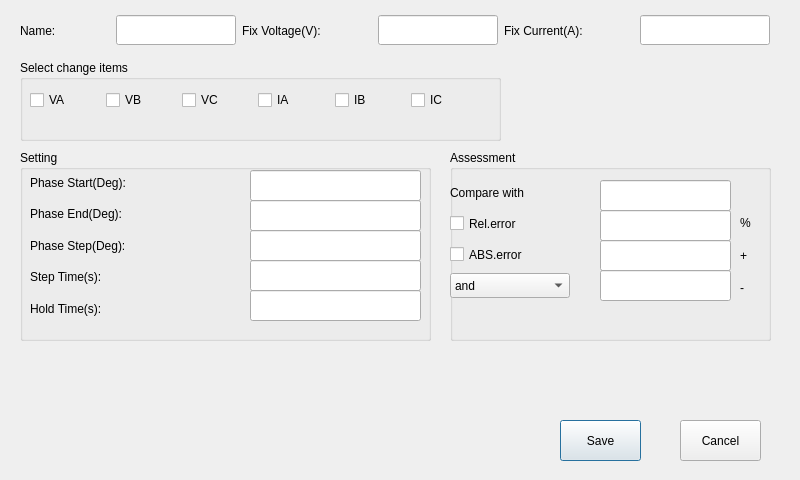
<?xml version="1.0" encoding="UTF-8"?>
<ui version="4.0">
 <class>PhasePickup</class>
 <widget class="QDialog" name="PhasePickup">
  <property name="geometry">
   <rect>
    <x>0</x>
    <y>0</y>
    <width>800</width>
    <height>480</height>
   </rect>
  </property>
  <property name="sizePolicy">
   <sizepolicy hsizetype="Fixed" vsizetype="Fixed">
    <horstretch>0</horstretch>
    <verstretch>0</verstretch>
   </sizepolicy>
  </property>
  <property name="windowTitle">
   <string>Dialog</string>
  </property>
  <widget class="QGroupBox" name="groupBox_2">
   <property name="geometry">
    <rect>
     <x>20</x>
     <y>150</y>
     <width>411</width>
     <height>191</height>
    </rect>
   </property>
   <property name="title">
    <string>Setting</string>
   </property>
   <widget class="QWidget" name="verticalLayoutWidget">
    <property name="geometry">
     <rect>
      <x>10</x>
      <y>20</y>
      <width>221</width>
      <height>151</height>
     </rect>
    </property>
    <layout class="QVBoxLayout" name="verticalLayout">
     <item>
      <widget class="QLabel" name="label_2">
       <property name="text">
        <string>Phase Start(Deg):</string>
       </property>
      </widget>
     </item>
     <item>
      <widget class="QLabel" name="label_3">
       <property name="text">
        <string>Phase End(Deg):</string>
       </property>
      </widget>
     </item>
     <item>
      <widget class="QLabel" name="label_5">
       <property name="text">
        <string>Phase Step(Deg):</string>
       </property>
      </widget>
     </item>
     <item>
      <widget class="QLabel" name="label_4">
       <property name="text">
        <string>Step Time(s):</string>
       </property>
      </widget>
     </item>
     <item>
      <widget class="QLabel" name="label_11">
       <property name="text">
        <string>Hold Time(s):</string>
       </property>
      </widget>
     </item>
    </layout>
   </widget>
   <widget class="QLineEdit" name="lineEdit_5">
    <property name="geometry">
     <rect>
      <x>230</x>
      <y>50</y>
      <width>171</width>
      <height>31</height>
     </rect>
    </property>
   </widget>
   <widget class="QLineEdit" name="lineEdit_4">
    <property name="geometry">
     <rect>
      <x>230</x>
      <y>20</y>
      <width>171</width>
      <height>31</height>
     </rect>
    </property>
   </widget>
   <widget class="QLineEdit" name="lineEdit_6">
    <property name="geometry">
     <rect>
      <x>230</x>
      <y>80</y>
      <width>171</width>
      <height>31</height>
     </rect>
    </property>
   </widget>
   <widget class="QLineEdit" name="lineEdit_7">
    <property name="geometry">
     <rect>
      <x>230</x>
      <y>110</y>
      <width>171</width>
      <height>31</height>
     </rect>
    </property>
   </widget>
   <widget class="QLineEdit" name="lineEdit_8">
    <property name="geometry">
     <rect>
      <x>230</x>
      <y>140</y>
      <width>171</width>
      <height>31</height>
     </rect>
    </property>
   </widget>
  </widget>
  <widget class="QGroupBox" name="groupBox_3">
   <property name="geometry">
    <rect>
     <x>450</x>
     <y>150</y>
     <width>321</width>
     <height>191</height>
    </rect>
   </property>
   <property name="title">
    <string>Assessment</string>
   </property>
   <widget class="QLineEdit" name="lineEdit_11">
    <property name="geometry">
     <rect>
      <x>150</x>
      <y>90</y>
      <width>131</width>
      <height>31</height>
     </rect>
    </property>
   </widget>
   <widget class="QWidget" name="verticalLayoutWidget_2">
    <property name="geometry">
     <rect>
      <x>290</x>
      <y>60</y>
      <width>31</width>
      <height>91</height>
     </rect>
    </property>
    <layout class="QVBoxLayout" name="verticalLayout_2">
     <item>
      <widget class="QLabel" name="label_7">
       <property name="text">
        <string>%</string>
       </property>
      </widget>
     </item>
     <item>
      <widget class="QLabel" name="label_14">
       <property name="text">
        <string>+</string>
       </property>
      </widget>
     </item>
     <item>
      <widget class="QLabel" name="label_15">
       <property name="text">
        <string>-</string>
       </property>
      </widget>
     </item>
    </layout>
   </widget>
   <widget class="QLineEdit" name="lineEdit_9">
    <property name="geometry">
     <rect>
      <x>150</x>
      <y>30</y>
      <width>131</width>
      <height>31</height>
     </rect>
    </property>
   </widget>
   <widget class="QLineEdit" name="lineEdit_10">
    <property name="geometry">
     <rect>
      <x>150</x>
      <y>60</y>
      <width>131</width>
      <height>31</height>
     </rect>
    </property>
   </widget>
   <widget class="QLineEdit" name="lineEdit_12">
    <property name="geometry">
     <rect>
      <x>150</x>
      <y>120</y>
      <width>131</width>
      <height>31</height>
     </rect>
    </property>
   </widget>
   <widget class="QWidget" name="verticalLayoutWidget_3">
    <property name="geometry">
     <rect>
      <x>0</x>
      <y>30</y>
      <width>131</width>
      <height>120</height>
     </rect>
    </property>
    <layout class="QVBoxLayout" name="verticalLayout_3">
     <item>
      <widget class="QLabel" name="label_6">
       <property name="sizePolicy">
        <sizepolicy hsizetype="Fixed" vsizetype="Fixed">
         <horstretch>0</horstretch>
         <verstretch>0</verstretch>
        </sizepolicy>
       </property>
       <property name="minimumSize">
        <size>
         <width>120</width>
         <height>25</height>
        </size>
       </property>
       <property name="text">
        <string>Compare with</string>
       </property>
      </widget>
     </item>
     <item>
      <widget class="QCheckBox" name="checkBox_7">
       <property name="sizePolicy">
        <sizepolicy hsizetype="Fixed" vsizetype="Fixed">
         <horstretch>0</horstretch>
         <verstretch>0</verstretch>
        </sizepolicy>
       </property>
       <property name="minimumSize">
        <size>
         <width>120</width>
         <height>25</height>
        </size>
       </property>
       <property name="text">
        <string>Rel.error</string>
       </property>
      </widget>
     </item>
     <item>
      <widget class="QCheckBox" name="checkBox_8">
       <property name="sizePolicy">
        <sizepolicy hsizetype="Fixed" vsizetype="Fixed">
         <horstretch>0</horstretch>
         <verstretch>0</verstretch>
        </sizepolicy>
       </property>
       <property name="minimumSize">
        <size>
         <width>120</width>
         <height>25</height>
        </size>
       </property>
       <property name="text">
        <string>ABS.error</string>
       </property>
      </widget>
     </item>
     <item>
      <widget class="QComboBox" name="comboBox">
       <property name="sizePolicy">
        <sizepolicy hsizetype="Fixed" vsizetype="Fixed">
         <horstretch>0</horstretch>
         <verstretch>0</verstretch>
        </sizepolicy>
       </property>
       <property name="minimumSize">
        <size>
         <width>120</width>
         <height>25</height>
        </size>
       </property>
       <item>
        <property name="text">
         <string>and</string>
        </property>
       </item>
       <item>
        <property name="text">
         <string>or</string>
        </property>
       </item>
      </widget>
     </item>
    </layout>
   </widget>
  </widget>
  <widget class="QGroupBox" name="groupBox">
   <property name="geometry">
    <rect>
     <x>20</x>
     <y>60</y>
     <width>481</width>
     <height>81</height>
    </rect>
   </property>
   <property name="title">
    <string>Select change items</string>
   </property>
   <widget class="QWidget" name="horizontalLayoutWidget">
    <property name="geometry">
     <rect>
      <x>10</x>
      <y>20</y>
      <width>451</width>
      <height>41</height>
     </rect>
    </property>
    <layout class="QHBoxLayout" name="horizontalLayout">
     <item>
      <widget class="QCheckBox" name="checkBox">
       <property name="text">
        <string>VA</string>
       </property>
      </widget>
     </item>
     <item>
      <widget class="QCheckBox" name="checkBox_2">
       <property name="text">
        <string>VB</string>
       </property>
      </widget>
     </item>
     <item>
      <widget class="QCheckBox" name="checkBox_3">
       <property name="text">
        <string>VC</string>
       </property>
      </widget>
     </item>
     <item>
      <widget class="QCheckBox" name="checkBox_4">
       <property name="text">
        <string>IA</string>
       </property>
      </widget>
     </item>
     <item>
      <widget class="QCheckBox" name="checkBox_5">
       <property name="text">
        <string>IB</string>
       </property>
      </widget>
     </item>
     <item>
      <widget class="QCheckBox" name="checkBox_6">
       <property name="text">
        <string>IC</string>
       </property>
      </widget>
     </item>
    </layout>
   </widget>
  </widget>
  <widget class="QPushButton" name="pushButton">
   <property name="geometry">
    <rect>
     <x>560</x>
     <y>420</y>
     <width>81</width>
     <height>41</height>
    </rect>
   </property>
   <property name="text">
    <string>Save</string>
   </property>
  </widget>
  <widget class="QPushButton" name="pushButton_2">
   <property name="geometry">
    <rect>
     <x>680</x>
     <y>420</y>
     <width>81</width>
     <height>41</height>
    </rect>
   </property>
   <property name="text">
    <string>Cancel</string>
   </property>
  </widget>
  <widget class="QWidget" name="horizontalLayoutWidget_2">
   <property name="geometry">
    <rect>
     <x>20</x>
     <y>10</y>
     <width>752</width>
     <height>41</height>
    </rect>
   </property>
   <layout class="QHBoxLayout" name="horizontalLayout_2">
    <item>
     <widget class="QLabel" name="label">
      <property name="sizePolicy">
       <sizepolicy hsizetype="Fixed" vsizetype="Fixed">
        <horstretch>0</horstretch>
        <verstretch>0</verstretch>
       </sizepolicy>
      </property>
      <property name="minimumSize">
       <size>
        <width>90</width>
        <height>25</height>
       </size>
      </property>
      <property name="text">
       <string>Name:</string>
      </property>
     </widget>
    </item>
    <item>
     <widget class="QLineEdit" name="lineEdit">
      <property name="sizePolicy">
       <sizepolicy hsizetype="Fixed" vsizetype="Fixed">
        <horstretch>0</horstretch>
        <verstretch>0</verstretch>
       </sizepolicy>
      </property>
      <property name="minimumSize">
       <size>
        <width>120</width>
        <height>30</height>
       </size>
      </property>
     </widget>
    </item>
    <item>
     <widget class="QLabel" name="label_12">
      <property name="sizePolicy">
       <sizepolicy hsizetype="Fixed" vsizetype="Fixed">
        <horstretch>0</horstretch>
        <verstretch>0</verstretch>
       </sizepolicy>
      </property>
      <property name="minimumSize">
       <size>
        <width>130</width>
        <height>25</height>
       </size>
      </property>
      <property name="text">
       <string>Fix Voltage(V):</string>
      </property>
     </widget>
    </item>
    <item>
     <widget class="QLineEdit" name="lineEdit_2">
      <property name="sizePolicy">
       <sizepolicy hsizetype="Fixed" vsizetype="Fixed">
        <horstretch>0</horstretch>
        <verstretch>0</verstretch>
       </sizepolicy>
      </property>
      <property name="minimumSize">
       <size>
        <width>120</width>
        <height>30</height>
       </size>
      </property>
     </widget>
    </item>
    <item>
     <widget class="QLabel" name="label_13">
      <property name="sizePolicy">
       <sizepolicy hsizetype="Fixed" vsizetype="Fixed">
        <horstretch>0</horstretch>
        <verstretch>0</verstretch>
       </sizepolicy>
      </property>
      <property name="minimumSize">
       <size>
        <width>130</width>
        <height>25</height>
       </size>
      </property>
      <property name="text">
       <string>Fix Current(A):</string>
      </property>
     </widget>
    </item>
    <item>
     <widget class="QLineEdit" name="lineEdit_3">
      <property name="sizePolicy">
       <sizepolicy hsizetype="Fixed" vsizetype="Fixed">
        <horstretch>0</horstretch>
        <verstretch>0</verstretch>
       </sizepolicy>
      </property>
      <property name="minimumSize">
       <size>
        <width>130</width>
        <height>30</height>
       </size>
      </property>
     </widget>
    </item>
   </layout>
  </widget>
 </widget>
 <resources/>
 <connections/>
</ui>
